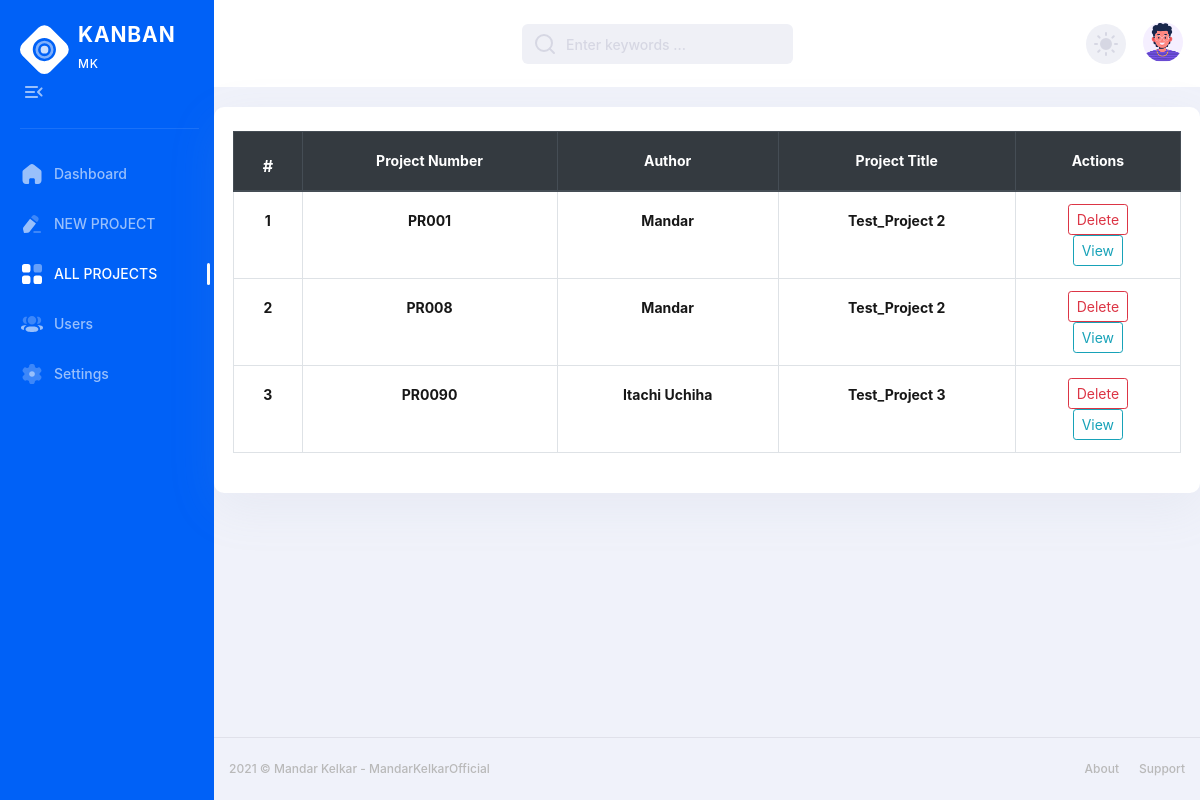
/all_project, run on an earlier commit of the app's database.
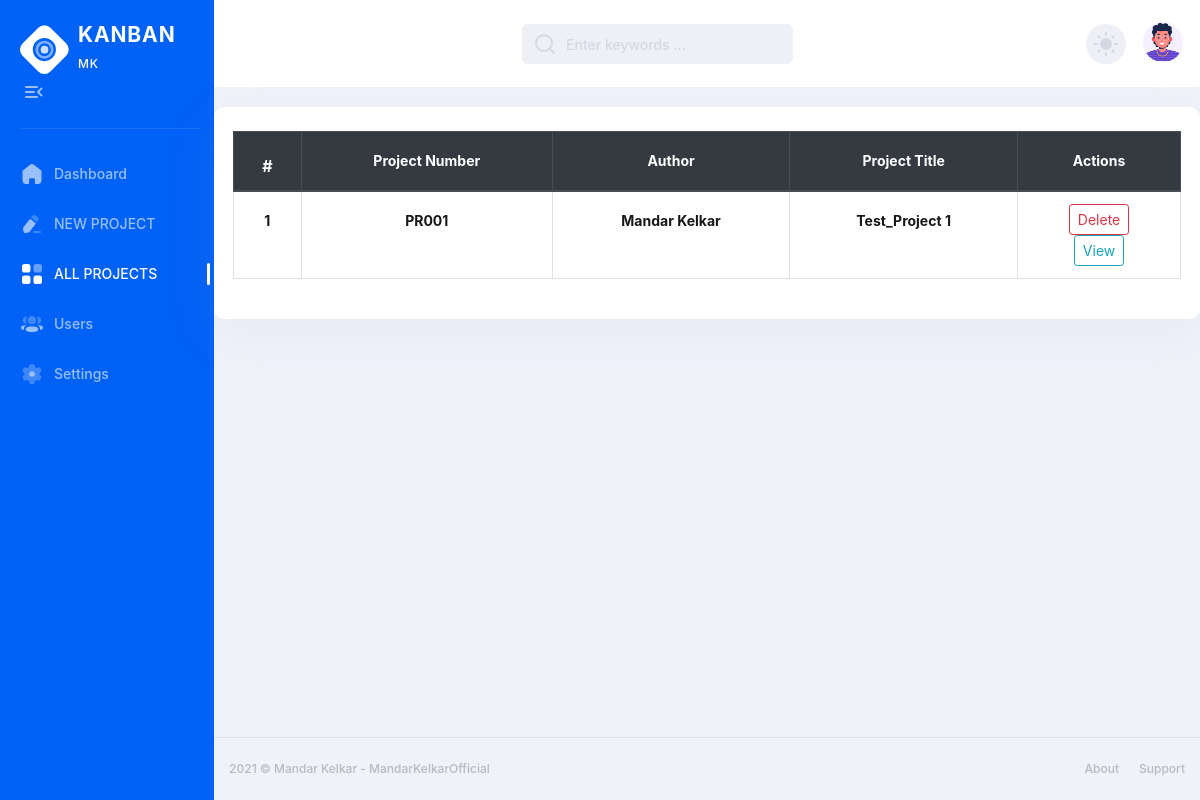
And on a later commit of the database.
### app.py (models this page shows)
class NewProject(db.Model):
    id = db.Column(db.Integer, primary_key=True)
    project_name = db.Column(db.String(100), nullable=False)
    project_number = db.Column(db.String(50), unique=True, nullable=False)
    author_name = db.Column(db.String(100), nullable=False)
    tasks = db.relationship('Task', backref='project', lazy=True)

### app.py (the view)
@app.route('/all_project', methods=['GET', 'POST'])
def all_project():
    projects = NewProject.query.all()
    return render_template('all_projects.html', projects=projects)

### templates/all_projects.html
{% extends 'base.html' %} {% block allproject %}
active
{% endblock allproject %}
{% block main %}
<div class="container stat-cards-item mx-auto" style="max-width: 1200px;">
    <table class="table table-bordered">
        <thead class="thead-dark">
            <tr>
                <th scope="col" class="text-center">
                    <label class="form-check-label font-weight-bold">#</label>
                </th>
                <th scope="col" class="form-label font-weight-bold text-center">Project Number</th>
                <th scope="col" class="form-label font-weight-bold text-center">Author</th>
                <th scope="col" class="form-label font-weight-bold text-center">Project Title</th>
                <th scope="col" class="form-label font-weight-bold text-center">Actions</th>
            </tr>
        </thead>
        <tbody>
            {% for project in projects %}
            <tr>
                <td class="text-center">
                    <label class="form-label font-weight-bold text-center">{{ loop.index }}</label>
                </td>
                <td class="form-label font-weight-bold text-center">{{ project.project_number }}</td>
                <td class="form-label font-weight-bold text-center">{{ project.author_name }}</td>
                <td class="form-label font-weight-bold text-center">{{ project.project_name }}</td>
                <td class="text-center">
                    <form action="{{ url_for('delete_project', project_id=project.id) }}" method="POST">
                        <button type="submit" class="btn btn-outline-danger btn-sm">Delete</button>
                    </form>
                    <form action="{{ url_for('kanban', project_number=project.project_number) }}" method="POST">
                        <button type="submit" class="btn btn-outline-info btn-sm">View</button>
                    </form>
                </td>
            </tr>
            {% endfor %}
        </tbody>
    </table>
</div>
{% endblock main %}

What changed in the data, as far as the page shows it:
removed NewProject: project_number "PR008", author_name "Mandar", project_name "Test_Project 2"
removed NewProject: project_number "PR0090", author_name "Itachi Uchiha", project_name "Test_Project 3"
changed NewProject "PR001": author_name "Mandar" → "Mandar Kelkar"; project_name "Test_Project 2" → "Test_Project 1"
